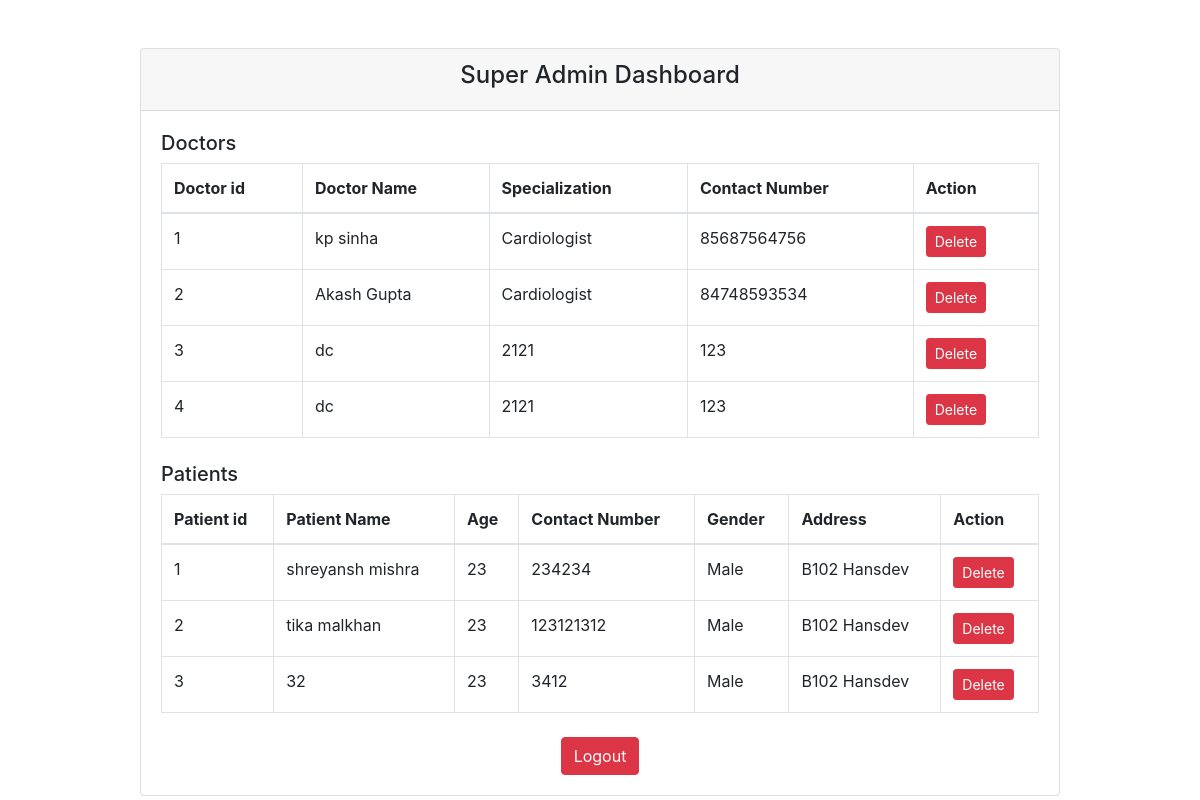
The page /admin on the database its author committed.
### app.py (models this page shows, shortened)
class Doctor(db.Model):
    id = db.Column(db.Integer, primary_key=True)
    password = db.Column(db.String(10), nullable=False)
    name = db.Column(db.String(100), nullable=False)
    specialization = db.Column(db.String(100), nullable=False)
    contact_number = db.Column(db.String(15), nullable=False)

class Patient(db.Model):
    id = db.Column(db.Integer, primary_key=True)
    password = db.Column(db.String(10), nullable=False)
    name = db.Column(db.String(100), nullable=False)
    age = db.Column(db.Integer, nullable=False)
    gender = db.Column(db.String(10), nullable=False)
    contact_number = db.Column(db.String(15), nullable=False)
    address = db.Column(db.String(200), nullable=False)

### app.py (the view)
@app.route('/admin')
def admin():
    all_patient = Patient.query.all()
    all_doctor = Doctor.query.all()
    return render_template('admin.html', all_doctor=all_doctor, all_patient=all_patient)

### templates/admin.html (shortened to what this page needs)
<!doctype html>
<html lang="en">
<head>
    <link rel="stylesheet" href="https://cdn.jsdelivr.net/npm/bootstrap@4.3.1/dist/css/bootstrap.min.css"
>
</head>
<body>
    <div class="container mt-5">
        <div class="row justify-content-center">
            <div class="col-md-10">
                <div class="card">
                    <div class="card-header text-center">
                        <h4>Super Admin Dashboard</h4>
                    </div>
                    <div class="card-body">
                        <div class="mb-4">
                            <h5>Doctors</h5>
                            <table class="table table-bordered custom-border">
                                <thead>
                                    <tr>
                                        <th>Doctor id</th>
                                        <th>Doctor Name</th>
                                        <th>Specialization</th>
                                        <th>Contact Number</th>
                                        <th>Action</th>
                                    </tr>
                                </thead>
                                <tbody>
                                    {% if all_doctor|length == 0 %}
                                        no record found
                                    {% else %}
                                        {% for alld in all_doctor %}
                                        <tr>
                                            <td> {{alld.id}} </td>
                                            <td> {{alld.name}} </td>
                                            <td> {{alld.specialization}} </td>
                                            <td> {{alld.contact_number}} </td>
                                            <td>
                                                <button class="btn btn-danger btn-sm"
                                                    onclick="deleteDoctor('dr.smith@example.com')">Delete</button>
                                            </td>
                                        </tr>
                                        {% endfor %}
                                    {% endif %}
                                </tbody>
                            </table>
                        </div>
                        <div class="mb-4">
                            <h5>Patients</h5>
                            <table class="table table-bordered custom-border">
                                <thead>
                                    <tr>
                                        <th>Patient id</th>
                                        <th>Patient Name</th>
                                        <th>Age</th>
                                        <th>Contact Number</th>
                                        <th>Gender</th>
                                        <th>Address</th>
                                        <th>Action</th>
                                    </tr>
                                </thead>
                                <tbody>
                                    {% if all_doctor|length == 0 %}
                                        no data found
                                    {% else %}
                                        {% for allp in all_patient %}
                                        <tr>
                                            <td> {{allp.id}} </td>
                                            <td> {{allp.name}} </td>
                                            <td>{{allp.age}}</td>
                                            <td> {{allp.contact_number}} </td>
                                            <td> {{allp.gender}} </td>
                                            <td> {{allp.address}} </td>
                                            <td>
                                                <button class="btn btn-danger btn-sm"
                                                    onclick="deletePatient('john.doe@example.com')">Delete</button>
                                            </td>
                                        </tr>
                                        {% endfor %}
                                    {% endif %}
                                </tbody>
                            </table>
                        </div>
                        <div class="text-center">
                            <button class="btn btn-danger" onclick="logout()">Logout</button>
                        </div>
                    </div>
                </div>
            </div>
        </div>
    </div>
</body>
</html>

### rows shown on the page
Doctor: id "1", name "kp sinha", specialization "Cardiologist", contact_number "85687564756"
Doctor: id "2", name "Akash Gupta", specialization "Cardiologist", contact_number "84748593534"
Doctor: id "3", name "dc", specialization "2121", contact_number "123"
Doctor: id "4", name "dc", specialization "2121", contact_number "123"
Patient: id "1", name "shreyansh mishra", age "23", contact_number "234234", gender "Male", address "B102 Hansdev"
Patient: id "2", name "tika malkhan", age "23", contact_number "123121312", gender "Male", address "B102 Hansdev"
Patient: id "3", name "32", age "23", contact_number "3412", gender "Male", address "B102 Hansdev"
